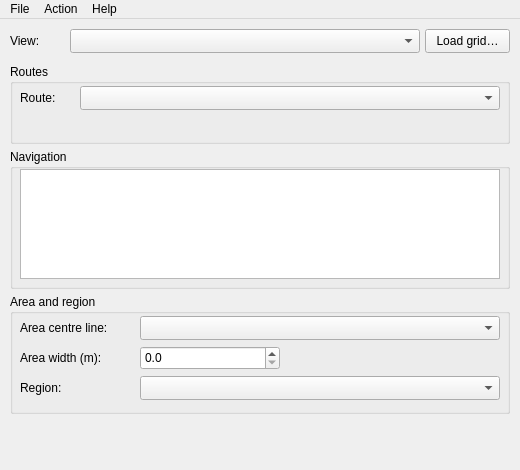
<?xml version="1.0" encoding="UTF-8"?>
<ui version="4.0">
 <class>MbGrdVizWindow</class>
 <widget class="QMainWindow" name="MbGrdVizWindow">
  <property name="geometry">
   <rect>
    <x>0</x>
    <y>0</y>
    <width>520</width>
    <height>470</height>
   </rect>
  </property>
  <property name="windowTitle">
   <string>MBgrdviz</string>
  </property>
  <widget class="QWidget" name="centralwidget">
   <widget class="QLabel" name="labelView">
    <property name="geometry">
     <rect>
      <x>10</x>
      <y>10</y>
      <width>60</width>
      <height>24</height>
     </rect>
    </property>
    <property name="text">
     <string>View:</string>
    </property>
   </widget>
   <widget class="QComboBox" name="viewCombo">
    <property name="geometry">
     <rect>
      <x>70</x>
      <y>10</y>
      <width>350</width>
      <height>24</height>
     </rect>
    </property>
    <property name="toolTip">
     <string>The grid the actions work on (one per InteractiveGMT window). A window joins this list when Geophysics &gt; MB-System &gt; Survey planning (mbgrdviz) is chosen in it, or when a grid is loaded or dropped here.</string>
    </property>
   </widget>
   <widget class="QPushButton" name="loadGridButton">
    <property name="geometry">
     <rect>
      <x>425</x>
      <y>10</y>
      <width>85</width>
      <height>24</height>
     </rect>
    </property>
    <property name="text">
     <string>Load grid…</string>
    </property>
    <property name="toolTip">
     <string>Open a grid to plan on (same as File &gt; Open Primary Grid). A grid file can also be dropped on this window.</string>
    </property>
    <property name="autoDefault">
     <bool>false</bool>
    </property>
   </widget>
   <widget class="QGroupBox" name="groupRoutes">
    <property name="geometry">
     <rect>
      <x>10</x>
      <y>45</y>
      <width>500</width>
      <height>80</height>
     </rect>
    </property>
    <property name="title">
     <string>Routes</string>
    </property>
    <widget class="QLabel" name="labelRoute">
     <property name="geometry">
      <rect>
       <x>10</x>
       <y>22</y>
       <width>60</width>
       <height>24</height>
      </rect>
     </property>
     <property name="text">
      <string>Route:</string>
     </property>
    </widget>
    <widget class="QComboBox" name="routeCombo">
     <property name="geometry">
      <rect>
       <x>70</x>
       <y>22</y>
       <width>420</width>
       <height>24</height>
      </rect>
     </property>
     <property name="toolTip">
      <string>The selected route: the route writers save it alone, and Save Profile File follows it. "All routes" saves every one. Every open polyline of the window is a route.</string>
     </property>
    </widget>
    <widget class="QLabel" name="labelRouteInfo">
     <property name="geometry">
      <rect>
       <x>10</x>
       <y>50</y>
       <width>480</width>
       <height>22</height>
      </rect>
     </property>
     <property name="text">
      <string/>
     </property>
    </widget>
   </widget>
   <widget class="QGroupBox" name="groupNav">
    <property name="geometry">
     <rect>
      <x>10</x>
      <y>130</y>
      <width>500</width>
      <height>140</height>
     </rect>
    </property>
    <property name="title">
     <string>Navigation</string>
    </property>
    <widget class="QListWidget" name="navList">
     <property name="geometry">
      <rect>
       <x>10</x>
       <y>20</y>
       <width>480</width>
       <height>110</height>
      </rect>
     </property>
     <property name="toolTip">
      <string>Check the lines the Action menu's editors open.</string>
     </property>
    </widget>
   </widget>
   <widget class="QGroupBox" name="groupShapes">
    <property name="geometry">
     <rect>
      <x>10</x>
      <y>275</y>
      <width>500</width>
      <height>120</height>
     </rect>
    </property>
    <property name="title">
     <string>Area and region</string>
    </property>
    <widget class="QLabel" name="labelArea">
     <property name="geometry">
      <rect>
       <x>10</x>
       <y>22</y>
       <width>120</width>
       <height>24</height>
      </rect>
     </property>
     <property name="text">
      <string>Area centre line:</string>
     </property>
    </widget>
    <widget class="QComboBox" name="areaCombo">
     <property name="geometry">
      <rect>
       <x>130</x>
       <y>22</y>
       <width>360</width>
       <height>24</height>
      </rect>
     </property>
     <property name="toolTip">
      <string>A line drawn in the window (two points): the centre line of the survey area, from its start to its end.</string>
     </property>
    </widget>
    <widget class="QLabel" name="labelAreaWidth">
     <property name="geometry">
      <rect>
       <x>10</x>
       <y>52</y>
       <width>120</width>
       <height>24</height>
      </rect>
     </property>
     <property name="text">
      <string>Area width (m):</string>
     </property>
    </widget>
    <widget class="QDoubleSpinBox" name="areaWidth">
     <property name="geometry">
      <rect>
       <x>130</x>
       <y>52</y>
       <width>140</width>
       <height>24</height>
      </rect>
     </property>
     <property name="toolTip">
      <string>The width of the survey area across its centre line. 0 = half its length, mbview's default.</string>
     </property>
     <property name="decimals">
      <number>1</number>
     </property>
     <property name="maximum">
      <double>100000000.000000000000000</double>
     </property>
    </widget>
    <widget class="QLabel" name="labelRegion">
     <property name="geometry">
      <rect>
       <x>10</x>
       <y>82</y>
       <width>120</width>
       <height>24</height>
      </rect>
     </property>
     <property name="text">
      <string>Region:</string>
     </property>
    </widget>
    <widget class="QComboBox" name="regionCombo">
     <property name="geometry">
      <rect>
       <x>130</x>
       <y>82</y>
       <width>360</width>
       <height>24</height>
      </rect>
     </property>
     <property name="toolTip">
      <string>A rectangle drawn in the window: the region Open Region as New View extracts.</string>
     </property>
    </widget>
   </widget>
   <widget class="QLabel" name="labelStatus">
    <property name="geometry">
     <rect>
      <x>10</x>
      <y>400</y>
      <width>500</width>
      <height>40</height>
     </rect>
    </property>
    <property name="text">
     <string/>
    </property>
    <property name="wordWrap">
     <bool>true</bool>
    </property>
   </widget>
  </widget>
  <widget class="QMenuBar" name="menubar">
   <property name="geometry">
    <rect>
     <x>0</x>
     <y>0</y>
     <width>520</width>
     <height>22</height>
    </rect>
   </property>
   <widget class="QMenu" name="menuFile">
    <property name="title">
     <string>File</string>
    </property>
    <widget class="QMenu" name="menuSaveRouteAs">
     <property name="title">
      <string>Save Route As</string>
     </property>
     <addaction name="actionSaveRisiHeading"/>
     <addaction name="actionSaveRisiNoHeading"/>
     <addaction name="actionSaveRisi2Heading"/>
     <addaction name="actionSaveRisi2NoHeading"/>
     <addaction name="separator"/>
     <addaction name="actionSaveDegDecMin"/>
     <addaction name="actionSaveLnw"/>
     <addaction name="actionSaveGreenseaYml"/>
     <addaction name="actionSaveTecdisLst"/>
     <addaction name="actionSaveKongsbergDp"/>
     <addaction name="actionSaveSisAsciiPlan1"/>
     <addaction name="actionSaveSisAsciiPlan2"/>
    </widget>
    <addaction name="actionOpenPrimary"/>
    <addaction name="actionOpenOverlay"/>
    <addaction name="separator"/>
    <addaction name="actionOpenSite"/>
    <addaction name="actionOpenRoute"/>
    <addaction name="actionOpenNav"/>
    <addaction name="actionOpenSwath"/>
    <addaction name="actionOpenVector"/>
    <addaction name="separator"/>
    <addaction name="actionSaveSite"/>
    <addaction name="actionSaveRoute"/>
    <addaction name="actionSaveRouteReversed"/>
    <addaction name="menuSaveRouteAs"/>
    <addaction name="actionSaveProfile"/>
    <addaction name="separator"/>
    <addaction name="actionQuit"/>
   </widget>
   <widget class="QMenu" name="menuAction">
    <property name="title">
     <string>Action</string>
    </property>
    <addaction name="actionMbedit"/>
    <addaction name="actionMbeditviz"/>
    <addaction name="actionMbnavedit"/>
    <addaction name="actionMbvelocitytool"/>
    <addaction name="separator"/>
    <addaction name="actionOpenRegion"/>
    <addaction name="actionMakeSurvey"/>
   </widget>
   <widget class="QMenu" name="menuHelp">
    <property name="title">
     <string>Help</string>
    </property>
    <addaction name="actionAbout"/>
   </widget>
   <addaction name="menuFile"/>
   <addaction name="menuAction"/>
   <addaction name="menuHelp"/>
  </widget>
  <action name="actionOpenPrimary">
   <property name="text">
    <string>Open Primary Grid</string>
   </property>
  </action>
  <action name="actionOpenOverlay">
   <property name="text">
    <string>Open Overlay Grid</string>
   </property>
  </action>
  <action name="actionOpenSite">
   <property name="text">
    <string>Open Site File</string>
   </property>
  </action>
  <action name="actionOpenRoute">
   <property name="text">
    <string>Open Route File</string>
   </property>
  </action>
  <action name="actionOpenNav">
   <property name="text">
    <string>Open Navigation</string>
   </property>
  </action>
  <action name="actionOpenSwath">
   <property name="text">
    <string>Open Swath Data</string>
   </property>
  </action>
  <action name="actionOpenVector">
   <property name="text">
    <string>Open Vector File</string>
   </property>
  </action>
  <action name="actionSaveSite">
   <property name="text">
    <string>Save Site File</string>
   </property>
  </action>
  <action name="actionSaveRoute">
   <property name="text">
    <string>Save Route File</string>
   </property>
  </action>
  <action name="actionSaveRouteReversed">
   <property name="text">
    <string>Save Route File Reversed</string>
   </property>
  </action>
  <action name="actionSaveRisiHeading">
   <property name="text">
    <string>Save Risi Script File (variable heading)</string>
   </property>
  </action>
  <action name="actionSaveRisiNoHeading">
   <property name="text">
    <string>Save Risi Script File (static heading)</string>
   </property>
  </action>
  <action name="actionSaveRisi2Heading">
   <property name="text">
    <string>Save Risi 2 Script File (variable heading)</string>
   </property>
  </action>
  <action name="actionSaveRisi2NoHeading">
   <property name="text">
    <string>Save Risi 2 Script File (static heading)</string>
   </property>
  </action>
  <action name="actionSaveDegDecMin">
   <property name="text">
    <string>Save Route as Degrees + Decimal Minutes File</string>
   </property>
  </action>
  <action name="actionSaveLnw">
   <property name="text">
    <string>Save Route as Hypack LNW File</string>
   </property>
  </action>
  <action name="actionSaveGreenseaYml">
   <property name="text">
    <string>Save Route as Greensea YML File</string>
   </property>
  </action>
  <action name="actionSaveTecdisLst">
   <property name="text">
    <string>Save Route as TECDIS LST File</string>
   </property>
  </action>
  <action name="actionSaveKongsbergDp">
   <property name="text">
    <string>Save Route as Kongsberg DP waypoint File</string>
   </property>
  </action>
  <action name="actionSaveSisAsciiPlan1">
   <property name="text">
    <string>Save Route as SIS ASCIIPlan line File</string>
   </property>
  </action>
  <action name="actionSaveSisAsciiPlan2">
   <property name="text">
    <string>Save Route as SIS ASCIIPlan route File</string>
   </property>
  </action>
  <action name="actionSaveProfile">
   <property name="text">
    <string>Save Profile File</string>
   </property>
  </action>
  <action name="actionQuit">
   <property name="text">
    <string>Quit</string>
   </property>
  </action>
  <action name="actionMbedit">
   <property name="text">
    <string>Open Selected Nav in MBedit</string>
   </property>
  </action>
  <action name="actionMbeditviz">
   <property name="text">
    <string>Open Selected Nav in MBeditviz</string>
   </property>
  </action>
  <action name="actionMbnavedit">
   <property name="text">
    <string>Open Selected Nav in MBnavedit</string>
   </property>
  </action>
  <action name="actionMbvelocitytool">
   <property name="text">
    <string>Open Selected Nav in MBvelocitytool</string>
   </property>
  </action>
  <action name="actionOpenRegion">
   <property name="text">
    <string>Open Region as New View</string>
   </property>
  </action>
  <action name="actionMakeSurvey">
   <property name="text">
    <string>Generate Survey Route from Area</string>
   </property>
  </action>
  <action name="actionAbout">
   <property name="text">
    <string>About</string>
   </property>
  </action>
 </widget>
 <resources/>
 <connections/>
</ui>
